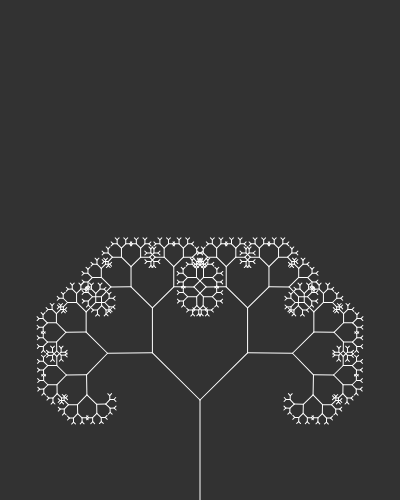
Frame 1 (no input)
Frame 60 (no input): identical to frame 1, image omitted
Frame 120 (the mouse pressed at the canvas centre since frame 60): identical to frame 1, image omitted

The p5.js sketch that drew this single still picture (run headless with seeded random() and noise() and a simulated clock; from frame 60 on, the mouse is pressed at the canvas centre):

// p5.js sketch
// ── sketch.js
let angle = 0;
let slider;

function setup() {
  createCanvas(400, 500);
  slider = createSlider(0, TWO_PI, PI / 4, 0.01);
}

function draw() {
  angle = slider.value();
  background(50);

  let len = 100;
  stroke(255);

  translate(200, height);
  branch(len);
}

function branch(len) {
  line(0, 0, 0, -len);
  translate(0, -len);

  if (len > 4) {
    push();
    rotate(angle);
    branch(len * 0.67);
    pop();
    push();
    rotate(-angle);
    branch(len * 0.67);
    pop();
  }

  // line(0, 0, 0, -len * 0.67);
}

// ── branch.js
function Branch(begin, end) {
  this.begin = begin;
  this.end = end;
  this.finished = false;

  this.jitter = function () {
    this.end.x += random(-1, 1);
    this.end.y += random(-1, 1);
  };
  this.show = function () {
    stroke(255);
    line(this.begin.x, this.begin.y, this.end.x, this.end.y);
  };

  this.branchA = function () {
    let dir = p5.Vector.sub(this.end, this.begin);
    dir.rotate(PI / 6);
    dir.mult(0.67);
    let newEnd = p5.Vector.add(this.end, dir);
    let a = new Branch(this.end, newEnd);
    return a;
  };
  this.branchB = function () {
    let dir = p5.Vector.sub(this.end, this.begin);
    dir.rotate(-PI / 4);
    dir.mult(0.67);
    let newEnd = p5.Vector.add(this.end, dir);
    let b = new Branch(this.end, newEnd);
    return b;
  };
}

// ── styles.css
main {
    display: flex;
    align-items: center;
    justify-content: center;
}

body {
  padding: 0;
  margin: 0;
  background-color: #1b1b1b;
}
